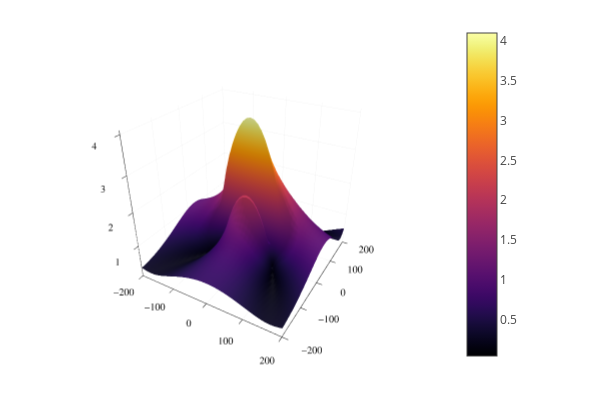

The code cell stored with this chart in its notebook:
### Code cell
plotly()
surface(xA,yA,imagenH)

### Figure 1 — Plotly figure (JSON) as saved in the notebook; plotly's stock layout.template omitted (floating-point values rounded to 4 significant figures; data arrays with more than 128 entries replaced by an {"elided": "..."} marker saying what was removed)
{"data": [{"cmax": 4.096, "cmin": 0.03608, "colorbar": {"len": 0.9525, "title": {"text": ""}, "x": 0.7615, "y": 0.5139}, "colorscale": {"elided": "256x2 mixed values"}, "name": "y1", "opacity": null, "scene": "scene", "showlegend": false, "showscale": true, "type": "surface", "x": [-200, -190, -180, -170, -160, -150, -140, -130, -120, -110, -100, -90, -80, -70, -60, -50, -40, -30, -20, -10, 0, 10, 20, 30, 40, 50, 60, 70, 80, 90, 100, 110, 120, 130, 140, 150, 160, 170, 180, 190, 200], "xaxis": "x", "y": [-200, -190, -180, -170, -160, -150, -140, -130, -120, -110, -100, -90, -80, -70, -60, -50, -40, -30, -20, -10, 0, 10, 20, 30, 40, 50, 60, 70, 80, 90, 100, 110, 120, 130, 140, 150, 160, 170, 180, 190, 200], "yaxis": "y", "z": {"elided": "41x41 float values"}, "zaxis": "z", "zmax": 4.096, "zmin": 0.03608}], "layout": {"annotations": [], "height": 400, "legend": {"bgcolor": "rgba(255, 255, 255, 1.000)", "bordercolor": "rgba(0, 0, 0, 1)", "borderwidth": 1, "font": {"color": "rgba(0, 0, 0, 1)", "family": "sans-serif", "size": 11}, "title": {"font": {"color": "rgba(0, 0, 0, 1)", "family": "sans-serif", "size": 15}, "text": ""}, "tracegroupgap": 0, "traceorder": "normal", "x": 1, "xanchor": "auto", "y": 1, "yanchor": "auto"}, "margin": {"b": 20, "l": 0, "r": 0, "t": 20}, "paper_bgcolor": "rgba(255, 255, 255, 1.000)", "plot_bgcolor": "rgba(255, 255, 255, 1.000)", "scene": {"aspectmode": "auto", "aspectratio": {"x": 1, "y": 1, "z": 1}, "camera": {"eye": {"x": 1.126, "y": -1.95, "z": 1.3}, "projection": "orthographic"}, "domain": {"x": [0.06582, 0.7615], "y": [0.03762, 0.9902]}, "xaxis": {"gridcolor": "rgba(0, 0, 0, 0.1)", "gridwidth": 0.5, "linecolor": "rgba(0, 0, 0, 1)", "mirror": false, "range": [-200, 200], "showgrid": true, "showline": true, "showticklabels": true, "tickangle": 0, "tickcolor": "rgb(0, 0, 0)", "tickfont": {"color": "rgba(0, 0, 0, 1)", "family": "sans-serif", "size": 11}, "tickmode": "array", "ticks": "inside", "ticktext": ["−200", "−100", "0", "100", "200"], "tickvals": [-200, -100, 0, 100, 200], "title": {"font": {"color": "rgba(0, 0, 0, 1)", "family": "sans-serif", "size": 15}, "text": ""}, "type": "linear", "visible": true, "zeroline": false, "zerolinecolor": "rgba(0, 0, 0, 1)"}, "yaxis": {"gridcolor": "rgba(0, 0, 0, 0.1)", "gridwidth": 0.5, "linecolor": "rgba(0, 0, 0, 1)", "mirror": false, "range": [-200, 200], "showgrid": true, "showline": true, "showticklabels": true, "tickangle": 0, "tickcolor": "rgb(0, 0, 0)", "tickfont": {"color": "rgba(0, 0, 0, 1)", "family": "sans-serif", "size": 11}, "tickmode": "array", "ticks": "inside", "ticktext": ["−200", "−100", "0", "100", "200"], "tickvals": [-200, -100, 0, 100, 200], "title": {"font": {"color": "rgba(0, 0, 0, 1)", "family": "sans-serif", "size": 15}, "text": ""}, "type": "linear", "visible": true, "zeroline": false, "zerolinecolor": "rgba(0, 0, 0, 1)"}, "zaxis": {"gridcolor": "rgba(0, 0, 0, 0.1)", "gridwidth": 0.5, "linecolor": "rgba(0, 0, 0, 1)", "mirror": false, "range": [0.03608, 4.096], "showgrid": true, "showline": true, "showticklabels": true, "tickangle": 0, "tickcolor": "rgb(0, 0, 0)", "tickfont": {"color": "rgba(0, 0, 0, 1)", "family": "sans-serif", "size": 11}, "tickmode": "array", "ticks": "inside", "ticktext": ["1", "2", "3", "4"], "tickvals": [1, 2, 3, 4], "title": {"font": {"color": "rgba(0, 0, 0, 1)", "family": "sans-serif", "size": 15}, "text": ""}, "type": "linear", "visible": true, "zeroline": false, "zerolinecolor": "rgba(0, 0, 0, 1)"}}, "showlegend": true, "width": 600}}
